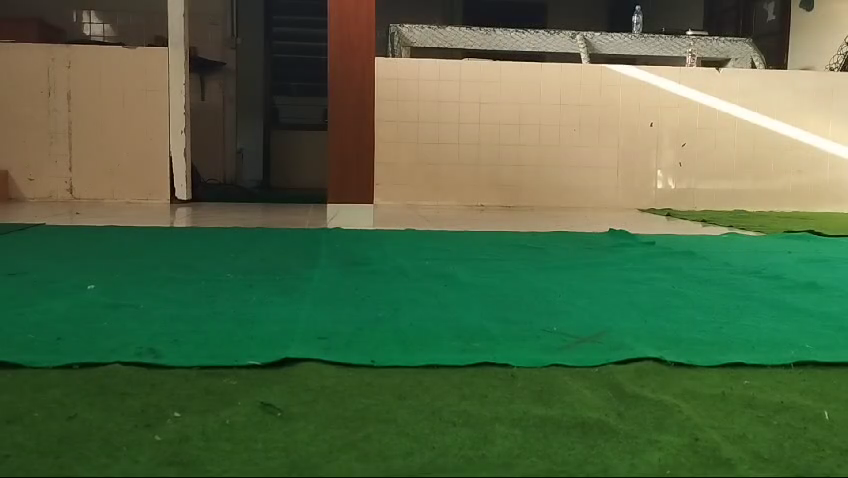
#> input picture frame 13 of src/sample_program/samplesIMG/sample2.mp4, 848 x 478 px
$ python BallDistance.py
#> lines starting #> are read from the running program, lines starting #| are printed output that depends on the picture; after the words box and inside, x2 and y2 are one past the last pixel; in counts of white or black regions, pixels touching at a corner belong together
#> further down, frame is the input picture: shape (478, 848, 3); mean B, G, R 68.3, 104.1, 79.6
import cv2
import numpy as np

prev_data=[]

def ball(frame):
    hsv = cv2.cvtColor(frame, cv2.COLOR_BGR2HSV)
#> hsv: shape (478, 848, 3); mean H, S, V 44.7, 137.8, 112.5

    lower_orange = np.array([1, 120, 75])
    upper_orange = np.array([25, 255, 255])

    mask_ball = cv2.inRange(hsv, lower_orange, upper_orange)
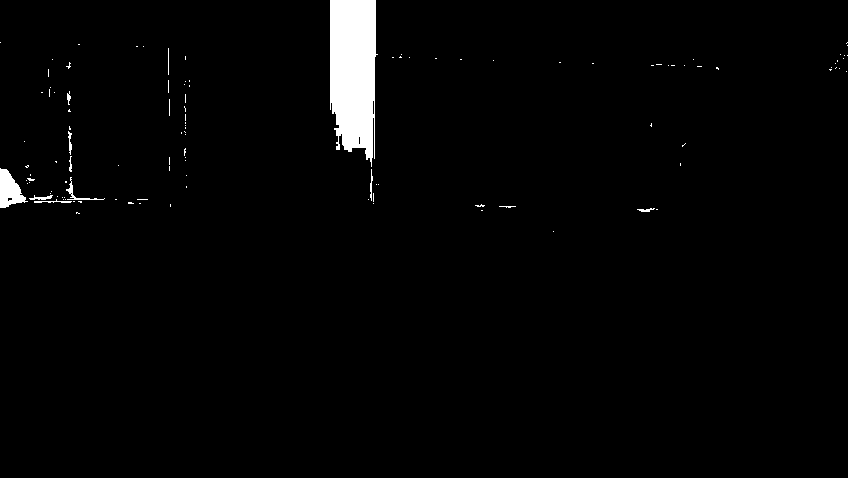
#> mask_ball: shape (478, 848); 2% white; 115 white regions (103 under 20 px), largest, box (x1, y1, x2, y2) and area: (330, 0, 378, 167) 6522, (0, 168, 28, 208) 644, (66, 177, 105, 200) 123

    kernel = np.ones((15, 15), np.uint8)
    mask_ball = cv2.morphologyEx(mask_ball, cv2.MORPH_CLOSE, kernel)
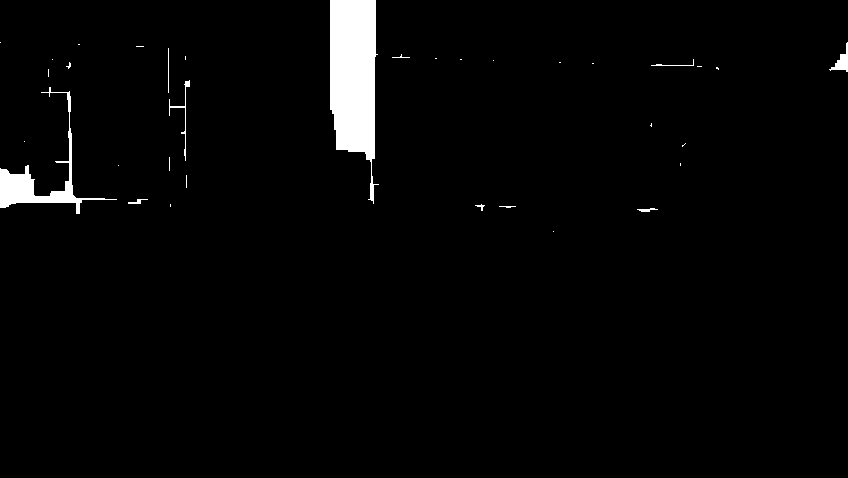
#> mask_ball: shape (478, 848); 2.4% white; 34 white regions (23 under 20 px)

    contours, _ = cv2.findContours(mask_ball, cv2.RETR_EXTERNAL, cv2.CHAIN_APPROX_SIMPLE)
#> contours = 34 contours, 28 with area under 20; largest, box (x1, y1, x2, y2) and area: (330, 0, 379, 204) 6602, (0, 87, 117, 214) 1714, (829, 42, 848, 72) 170, (169, 80, 190, 161) 54, (637, 208, 658, 212) 24, (128, 199, 148, 204) 22
    min_area_threshold = 700  # Ambang batas minimum area hijau untuk dianggap sebagai lapangan
    ball_cleaned = np.zeros_like(mask_ball)

    for contour in contours:
        area = cv2.contourArea(contour)
        if area > min_area_threshold:
            cv2.drawContours(ball_cleaned, [contour], -1, 255, thickness=cv2.FILLED)  # Hanya gambar area besar
#> this loop made 34 passes
#> area on passes 2, 6, 14, 15, 32, 34: 24.5, 22, 1714, 53.5, 169.5, 6602.5
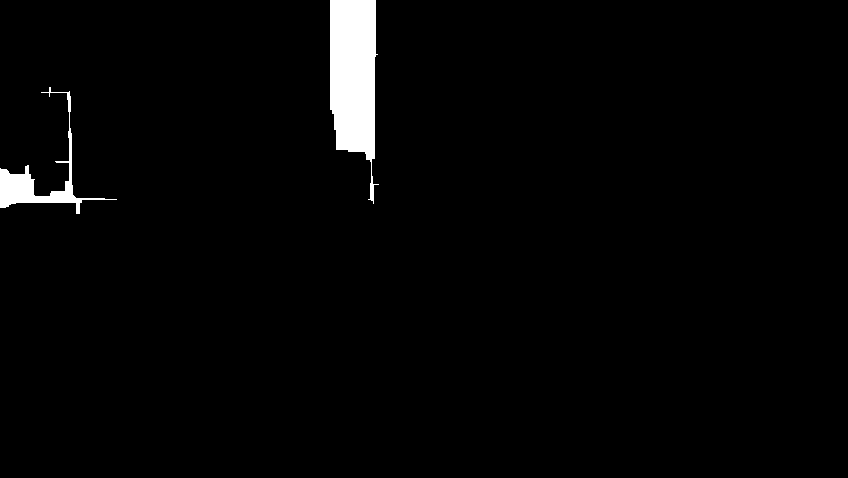
#> ball_cleaned: shape (478, 848); 2.2% white; 2 white regions, box (x1, y1, x2, y2) and area: (330, 0, 379, 204) 6854, (0, 87, 117, 214) 2026

    return ball_cleaned

def field(frame):
    hsv = cv2.cvtColor(frame, cv2.COLOR_BGR2HSV)

    # green
    lower_green = np.array([30, 50, 15])
    upper_green = np.array([100, 255, 255])
    mask_green = cv2.inRange(hsv, lower_green, upper_green)
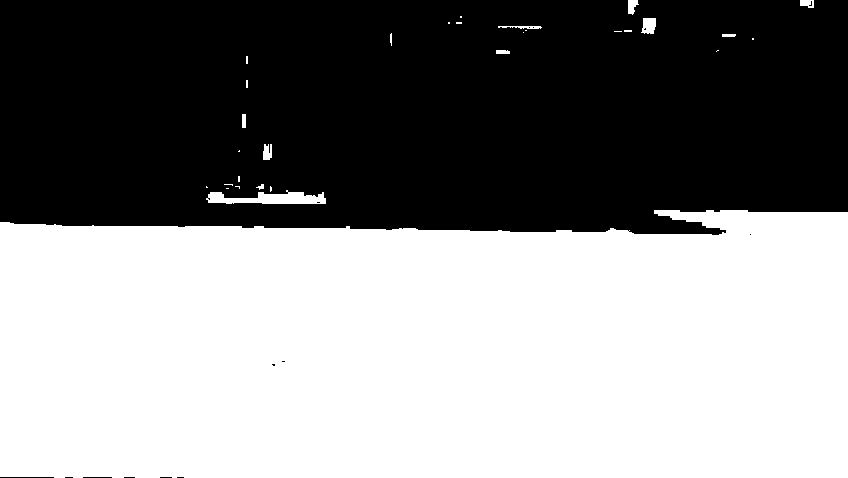
#> mask_green: shape (478, 848); 53.3% white; 15 black regions (12 under 20 px), largest, box (x1, y1, x2, y2) and area: (0, 0, 848, 235) 189145, (0, 477, 54, 478) 54, (83, 477, 112, 478) 29

    # white
    lower_white = np.array([0, 0, 180])
    upper_white = np.array([190, 25, 255])
    mask_white = cv2.inRange(hsv, lower_white, upper_white)
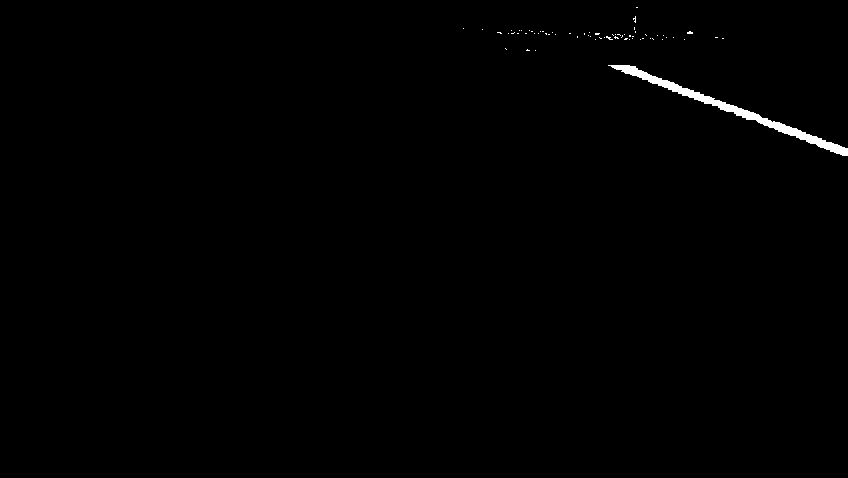
#> mask_white: shape (478, 848); 0.51% white; 64 white regions (63 under 20 px), largest, box (x1, y1, x2, y2) and area: (608, 65, 848, 156) 1924

    mask_field = cv2.bitwise_or(mask_green, mask_white)
#> mask_field: shape (478, 848); 53.8% white; 15 black regions (12 under 20 px), largest, box (x1, y1, x2, y2) and area: (0, 0, 848, 235) 187058, (0, 477, 54, 478) 54, (83, 477, 112, 478) 29

    # Langkah morfologi "closing" untuk menghubungkan area hijau
    kernel = np.ones((15, 15), np.uint8)  # Ukuran kernel menyesuaikan dengan ukuran area hijau yang diharapkan
    mask_field = cv2.morphologyEx(mask_field, cv2.MORPH_CLOSE, kernel)
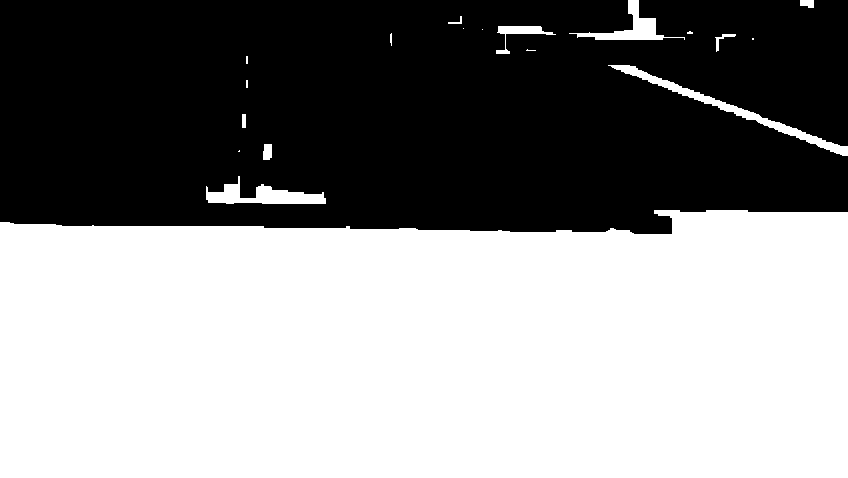
#> mask_field: shape (478, 848); 54.4% white; 1 black region

    # Menjaga hanya area hijau besar (area yang memenuhi batas minimum area dianggap lapangan)
    contours, _ = cv2.findContours(mask_field, cv2.RETR_EXTERNAL, cv2.CHAIN_APPROX_SIMPLE)
#> contours = 19 contours, 10 with area under 20; largest, box (x1, y1, x2, y2) and area: (0, 210, 848, 478) 213650, (608, 65, 848, 156) 1674, (206, 176, 326, 204) 1368, (569, 0, 685, 40) 984, (496, 26, 556, 54) 362
    min_area_threshold = 5000  # Ambang batas minimum area hijau untuk dianggap sebagai lapangan
    field_cleaned = np.zeros_like(mask_field)

    for contour in contours:
        area = cv2.contourArea(contour)
        if area > min_area_threshold:
            cv2.drawContours(field_cleaned, [contour], -1, 255, thickness=cv2.FILLED)  # Hanya gambar area besar
#> this loop made 19 passes
#> area on passes 1, 2, 4, 7, 11, 16, 18, 19: 213649.5, 1367.5, 110, 1674.5, 60, 361.5, 75.5, 984.5
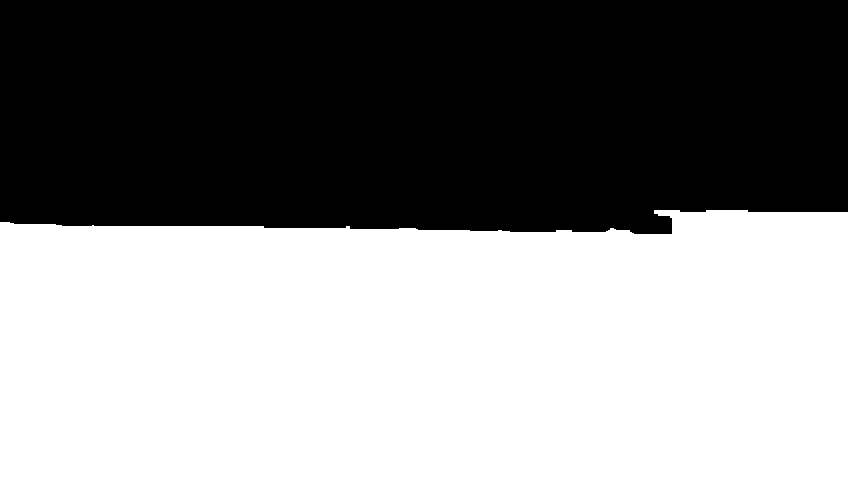
#> field_cleaned: shape (478, 848); 53% white; 1 black region, box (x1, y1, x2, y2) and area: (0, 0, 848, 234) 190553

    return field_cleaned

def detect(mask_ball, mask_field, frame):
    blurred_ball_mask = cv2.GaussianBlur(mask_ball, (9, 9), 2)

    circles = cv2.HoughCircles(
        blurred_ball_mask,
        cv2.HOUGH_GRADIENT,
        dp=1.2,
        minDist=50,
        param1=50,
        param2=30,
        minRadius=10,
        maxRadius=100
    )
#> circles = None

    if circles is not None:
        circles = np.uint16(np.around(circles))
        for i in circles[0, :]:
            x, y, r = i[0], i[1], i[2]

            R = int(r * 1.5)  #jarak deteksi
            x1, y1 = max(x - R, 0), max(y - R, 0)
            x2, y2 = min(x + R, frame.shape[1]), min(y + R, frame.shape[0])

            surrounding_field = mask_field[y1:y2, x1:x2]
            field_ratio = np.sum(surrounding_field == 255) / surrounding_field.size

            surrounding_ball = mask_ball[y1:y2, x1:x2]
            ball_ratio = np.sum(surrounding_ball == 255) / surrounding_ball.size

            # mask berbentuk lingkaran untuk membatasi area di dalam lingkaran
            mask_circle = np.zeros(mask_ball.shape, dtype=np.uint8)
            cv2.circle(mask_circle, (x, y), R, 255, thickness=-1)

            # Ambil area mask yang hanya di dalam bola
            masked_orange_in_circle = cv2.bitwise_and(mask_ball, mask_ball, mask=mask_circle)

            # Garis horizontal di tengah lingkaran
            line_y = y
            line_x_start = max(x - R, 0)
            line_x_end = min(x + R, frame.shape[1])

            # Ambil piksel pada garis horizontal yang melewati lingkaran
            orange_line = masked_orange_in_circle[line_y, line_x_start:line_x_end]

            first_orange = None
            last_orange = None

            # Mencari indeks pertama dari piksel oranye
            for idx in range(orange_line.size):
                if orange_line[idx] == 255:  # 255 menandakan piksel oranye di mask
                    first_orange = idx + line_x_start  # posisi di garis asli
                    break

            # Mencari indeks terakhir dari piksel oranye
            for idx in range(orange_line.size - 1, -1, -1):
                if orange_line[idx] == 255:
                    last_orange = idx + line_x_start  # posisi di garis asli
                    break

            #gambar garis diameter bola
            cv2.line(frame, (first_orange, line_y), (last_orange, line_y), (0, 255, 0), 2)

            orange_pixel_count = np.sum(orange_line == 255)
            total_pixel = last_orange - first_orange

            # Tampilkan jumlah piksel oranye dan total piksel pada gambar
            text= f"Diameter: {total_pixel} pixel"
            cv2.putText(frame, text, (x - r, y + r + 20), cv2.FONT_HERSHEY_SIMPLEX, 0.6, (255, 255, 255), 2)

            # Tandai piksel yang bukan bola dengan titik merah
            for px in range(first_orange, last_orange):
                if orange_line[px - line_x_start] != 255:
                    cv2.circle(frame, (px, line_y), 1, (0, 0, 255), -1)

            #cek apakah bola berada di atas lapangan
            if (field_ratio > 0.16 and ball_ratio < 0.37):
                x_new= int((last_orange + first_orange)/2)  #nilai titik pusat baru setelah cek pixel
                r_new= int(orange_pixel_count/2)            #nilai jari jari baru setelah cek pixel
                cv2.circle(frame, (x_new, y), r_new, (0, 255, 0), 2)
                cv2.circle(frame, (x_new, y), 2, (0, 0, 255), 3)
                prev_data= [x_new, y, r_new]                #simpan posisi dan jari jari bola
            elif circles is None:                           #gunakan frame sebelumnya jika bola tidak terdetect
                x, y, r= prev_data
                cv2.circle(frame, (x, y), r, (0, 255, 0), 2)
                cv2.circle(frame, (x, y), 2, (0, 0, 255), 3)
                break

            #distance
            actual_diameter= 0.13 #meter
            focal_length= 700
            detected_diameter= total_pixel
            distance= (actual_diameter*focal_length)/detected_diameter
            text2 = f"Distance: {distance:.2f} meter"
            cv2.putText(frame, text2, (x - r, y + r + 40), cv2.FONT_HERSHEY_SIMPLEX, 0.6, (255, 255, 255), 2)

            #print("pixel= ", total_pixel, "distance= ", int(distance*100))

    return frame

cap = cv2.VideoCapture('sample2.mp4')

if not cap.isOpened():
    print("Error: Tidak dapat membuka video.")
    exit()

fourcc = cv2.VideoWriter_fourcc(*'mp4v')
fps = cap.get(cv2.CAP_PROP_FPS)
width = int(cap.get(cv2.CAP_PROP_FRAME_WIDTH))
height = int(cap.get(cv2.CAP_PROP_FRAME_HEIGHT))

out = cv2.VideoWriter('test2_3.mp4', fourcc, fps, (width, height))

while True:
    ret, frame = cap.read()
    if not ret:
        break

    mask_ball = ball(frame)
    mask_field = field(frame)
    final_frame = detect(mask_ball, mask_field, frame)

    if final_frame is not None:
        out.write(final_frame)

    #if cv2.waitKey(1) & 0xFF == ord('q'):
    #    break


cap.release()
out.release()
cv2.destroyAllWindows()

$ run again, starting later in the video
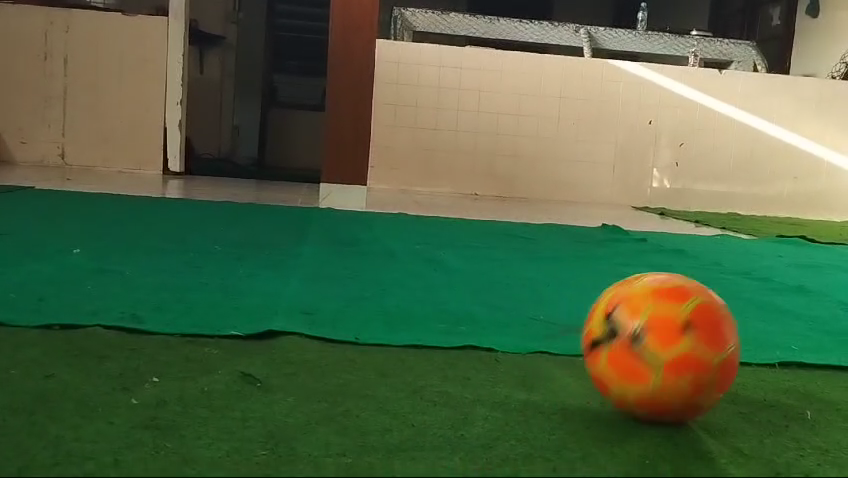
#> input picture frame 61 of src/sample_program/samplesIMG/sample2.mp4, 848 x 478 px
#> frame is the input picture: shape (478, 848, 3); mean B, G, R 66.8, 100.6, 80.3
#> hsv: shape (478, 848, 3); mean H, S, V 44.8, 137.9, 110.7
#> in ball, `contours, _ = cv2.findContours(mask_ball, cv2.RETR_EXTERNAL, cv2.CHAIN..`: contours = 33 contours, 26 with area under 20; largest, box (x1, y1, x2, y2) and area: (582, 274, 740, 412) 17405, (330, 0, 379, 120) 3545, (0, 133, 26, 166) 220, (48, 126, 72, 180) 167, (164, 68, 180, 128) 58, (832, 64, 848, 79) 42, (362, 167, 368, 186) 22
#> the loop in ball, `for contour in contours:` made 33 passes
#> area on passes 1, 8, 17, 18, 20, 23, 33: 17405, 22.5, 220, 167, 57.5, 42, 3545
#> mask_green: shape (478, 848); 51.8% white; 21 black regions (18 under 20 px), largest, box (x1, y1, x2, y2) and area: (0, 0, 848, 236) 176247, (582, 274, 740, 426) 18921, (672, 477, 720, 478) 48
#> mask_white: shape (478, 848); 0.59% white; 135 white regions (134 under 20 px), largest, box (x1, y1, x2, y2) and area: (610, 60, 848, 168) 2056
#> in field, `contours, _ = cv2.findContours(mask_field, cv2.RETR_EXTERNAL, cv2.CHAI..`: contours = 21 contours, 12 with area under 20; largest, box (x1, y1, x2, y2) and area: (0, 185, 848, 478) 226742, (488, 0, 848, 168) 6632, (196, 161, 318, 183) 798, (750, 40, 774, 62) 314, (802, 0, 820, 16) 164
#> the loop in field, `for contour in contours:` made 21 passes
#> area on passes 1, 2, 3, 11, 15, 19, 20, 21: 226742, 798.5, 75, 314, 115, 164, 6632, 104
#> after the loop in field, `for contour in contours:`:
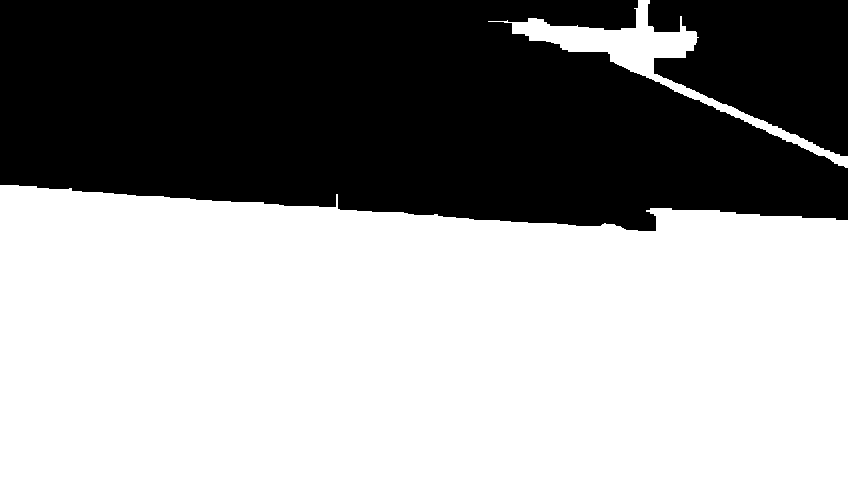
#> field_cleaned: shape (478, 848); 58% white; 2 black regions, box (x1, y1, x2, y2) and area: (0, 0, 848, 231) 148805, (648, 0, 848, 156) 21500
#> in detect, `circles = cv2.HoughCircles( blurred_ball_mask, cv2.HOUGH_GRADIENT, dp=..`: circles = [[663, 348.6, 75.88]]
#> in detect, `circles = np.uint16(np.around(circles))`: circles = [[663, 349, 76]]
#> the loop in detect, `for i in circles[0, :]:` made 1 pass
#> (R, x1, y1, x2, y2) on pass 1: (114, 549, 235, 777, 463)
#> after the loop in detect, `for i in circles[0, :]:`:
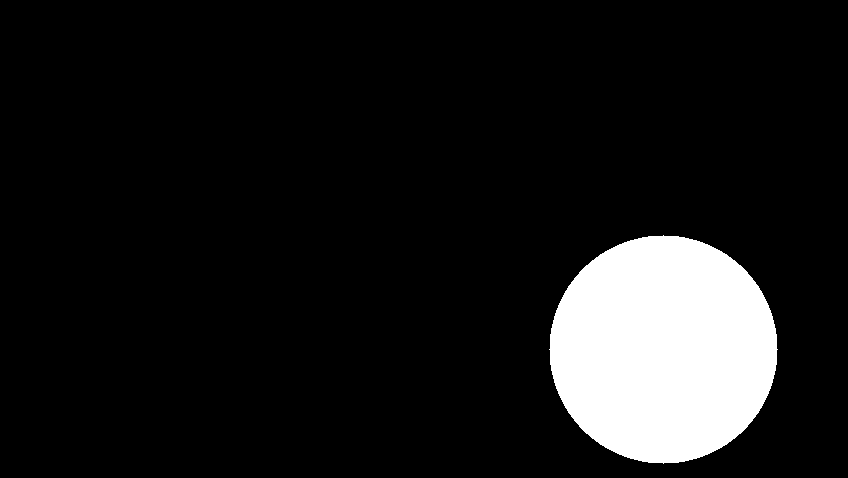
#> mask_circle: shape (478, 848); 10.1% white; 1 white region, box (x1, y1, x2, y2) and area: (549, 235, 778, 464) 40793
